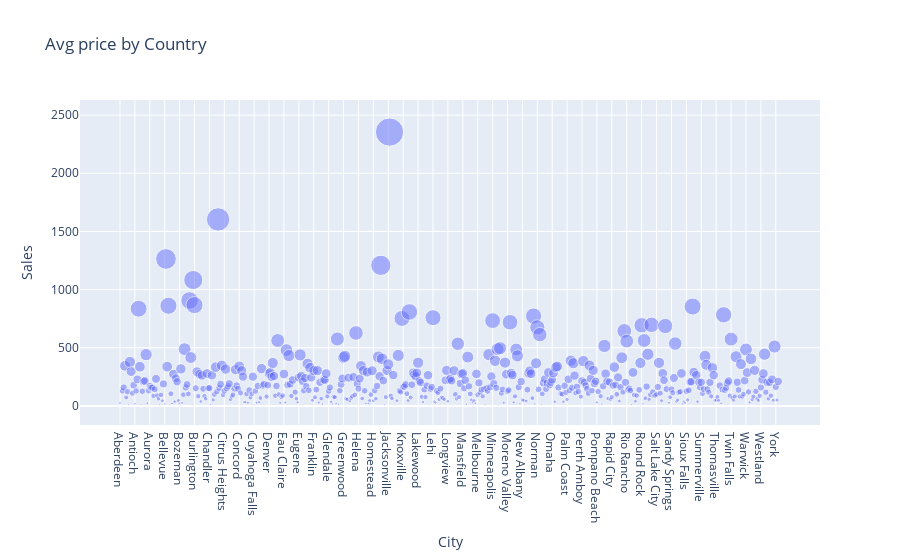

Notebook code cell kept with this figure:
### Code cell
px.scatter(df[['City', 'Order ID', 'Sales', 'Customer ID']].groupby('City').mean(),
                      y = 'Sales', size = 'Sales', title = "Avg price by Country", opacity = 0.50)

### Figure 1 — Plotly figure (JSON) as saved in the notebook; plotly's stock layout.template omitted (floating-point values rounded to 4 significant figures; data arrays with more than 128 entries replaced by an {"elided": "..."} marker saying what was removed)
{"data": [{"hovertemplate": "City=%{x}<br>Sales=%{marker.size}<extra></extra>", "legendgroup": "", "marker": {"color": "#636efa", "opacity": 0.5, "size": {"elided": "531 float values"}, "sizemode": "area", "sizeref": 5.886, "symbol": "circle"}, "mode": "markers", "name": "", "orientation": "v", "showlegend": false, "type": "scatter", "x": {"elided": "531 str values"}, "xaxis": "x", "y": {"elided": "531 float values"}, "yaxis": "y"}], "layout": {"legend": {"itemsizing": "constant", "tracegroupgap": 0}, "title": {"text": "Avg price by Country"}, "xaxis": {"anchor": "y", "domain": [0, 1], "title": {"text": "City"}}, "yaxis": {"anchor": "x", "domain": [0, 1], "title": {"text": "Sales"}}}}
